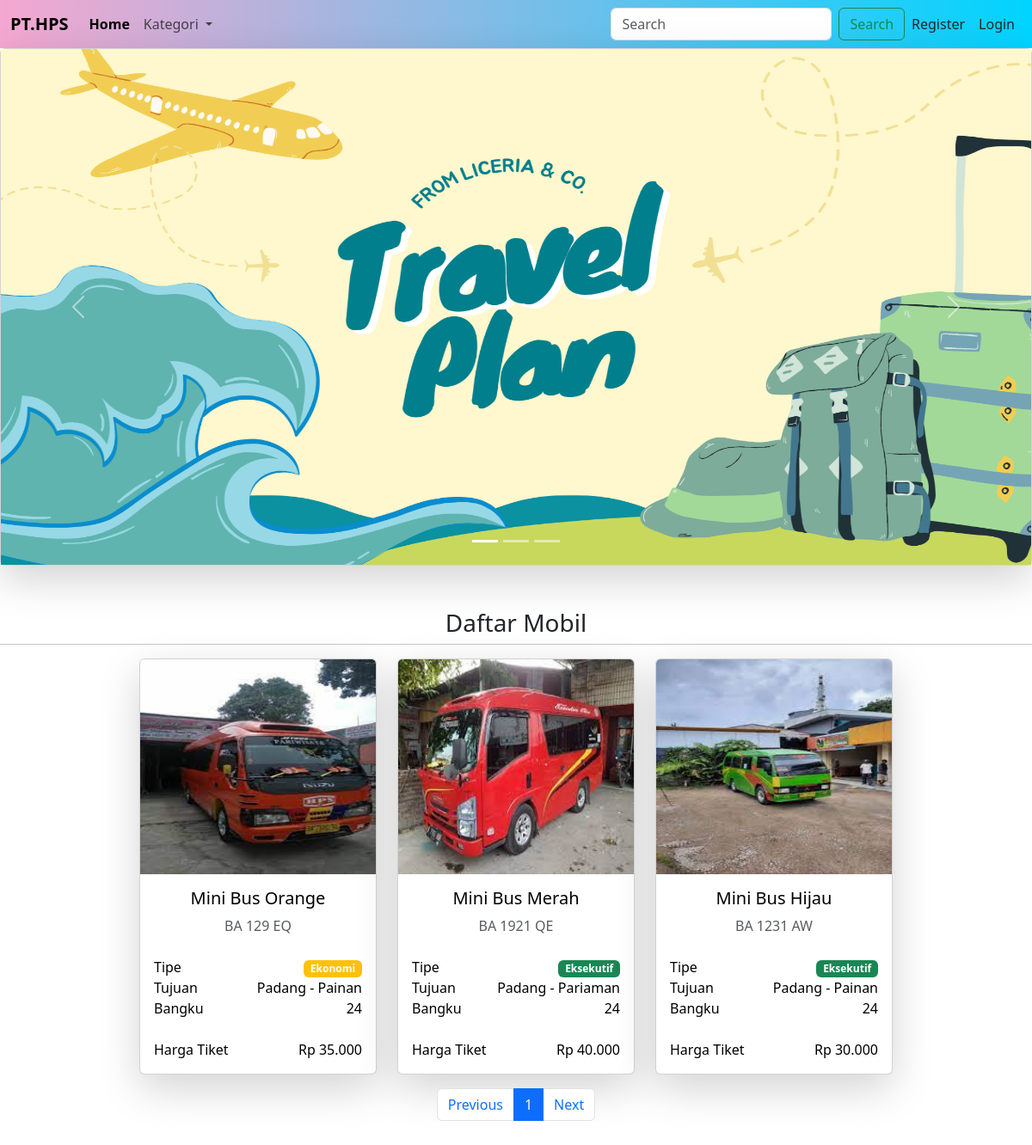
The page / on the database its author committed.
### tables this page shows
CREATE TABLE `galery` (
  `idgalery` int(11) NOT NULL,
  `nama` varchar(255) NOT NULL,
  `galery` text NOT NULL
);

CREATE TABLE `berangkatan` (
  `idberangkatan` int(11) NOT NULL,
  `hari` varchar(100) NOT NULL,
  `jam` varchar(100) NOT NULL,
  `tujuan` varchar(100) NOT NULL,
  `harga` double NOT NULL,
  `idmobil` int(11) NOT NULL
);

CREATE TABLE `mobil` (
  `idmobil` int(11) NOT NULL,
  `idkat` int(11) NOT NULL,
  `nama_mobil` varchar(255) NOT NULL,
  `bangku` int(11) NOT NULL,
  `noplat` varchar(100) NOT NULL,
  `type` varchar(100) NOT NULL,
  `sopir` varchar(255) NOT NULL,
  `nohp` varchar(15) NOT NULL,
  `foto` text NOT NULL
);

### data.php (the view, shortened to what this page needs)
<div class="container-fluid mt-3">
    <div class="row justify-content-center">
        <?php
        $batas = 8;
        $data = isset($_GET['data']) ? (int)$_GET['data'] : 1;
        $data_awal = ($data > 1) ? ($data * $batas) - $batas : 0;
        $q = "";
        if (!empty($_GET["idkat"])) {
            $q = " WHERE idkat='$_GET[idkat]'";
            $l = "";
        } else if (isset($_POST["cari"])) {
            $q = "";
            $l = "";
            $m = "where nama_mobil like '%$_POST[cari]%'";
        } else {
            $q = "";
        }
        $sqlk = mysqli_query($kon, "SELECT * from kategori $q");
        if (!empty($_GET["idk"])) {
            $rk = mysqli_fetch_array($sqlk);
            $kat = "<br>Kategori : <b>$rk[namakat]</b>";
        } else {
            $kat = "<br>Daftar Mobil";
        }
        $a = "INNER JOIN berangkatan ON mobil.idmobil=berangkatan.idmobil";
        $berangkatan = $kon->query("SELECT * FROM mobil $a $q $m limit $data_awal, $batas");
        ?>
        <center>
            <h3><?= $kat ?></h3>
        </center>
        <hr>
        <?php foreach ($berangkatan as $key) { ?>
            <div class="col-xl-3 mb-3">
                <a href="?p=detail&id=<?= $key['idberangkatan'] ?>" style="text-decoration: none;">
                    <div class="card text-black shadow-lg">
                        <img src="assets/images/mobil/<?= $key['foto'] ?>" class="card-img-top" height="250px" alt="Apple Computer" />
                        <div class="card-body">
                            <div class="text-center">
                                <h5 class="card-title"><?= $key['nama_mobil'] ?></h5>
                                <p class="text-muted mb-4"><?= $key['noplat'] ?></p>
                            </div>
                            <div>
                                <div class="d-flex justify-content-between">
                                    <span>Tipe</span><span>
                                        <span class="badge <?= ($key['type'] == 'Eksekutif') ? 'bg-success' : 'bg-warning' ?>"><?= $key['type'] ?></span>
                                    </span>
                                </div>
                                <div class=" d-flex justify-content-between">
                                    <span>Tujuan</span><span><?= $key['tujuan'] ?></span>
                                </div>
                                <div class="d-flex justify-content-between">
                                    <span>Bangku</span><span><?= $key['bangku'] ?></span>
                                </div>
                            </div>
                            <div class="d-flex justify-content-between total font-weight-bold mt-4">
                                <span>Harga Tiket</span><span><?= formatRupiah($key['harga']) ?></span>
                            </div>
                        </div>
                    </div>
                </a>
            </div>
        <?php } ?>
    </div>
</div>
<br>

### home.php (shortened to what this page needs)
<div class="card shadow-lg ">
    <div id="carouselExampleIndicators" class="carousel slide">
        <div class="carousel-indicators">
            <?php
            $galery = $kon->query("SELECT * FROM galery ORDER BY idgalery");
            $active = 'active';
            $slideNumber = 0;
            foreach ($galery as $key) {
                echo '<button type="button" data-bs-target="#carouselExampleIndicators" data-bs-slide-to="' . $slideNumber . '" class="' . $active . '" aria-current="true" aria-label="Slide ' . ($slideNumber + 1) . '"></button>';
                $active = '';
                $slideNumber++;
            }
            ?>
        </div>
        <div class="carousel-inner">
            <?php
            $galery = $kon->query("SELECT * FROM galery ORDER BY idgalery");
            $active = 'active';
            foreach ($galery as $key) {
            ?>
                <div class="carousel-item <?= $active ?>">
                    <img src="assets/images/slide/<?= $key['galery'] ?>" style="height: 600px;" class="d-block w-100" alt="<? $key['image_alt'] ?>">
                </div>
                <?php $active = ''; ?>
            <?php } ?>
        </div>
        <button class="carousel-control-prev" type="button" data-bs-target="#carouselExampleIndicators" data-bs-slide="prev">
            <span class="carousel-control-prev-icon" aria-hidden="true"></span>
        </button>
        <button class="carousel-control-next" type="button" data-bs-target="#carouselExampleIndicators" data-bs-slide="next">
            <span class="carousel-control-next-icon" aria-hidden="true"></span>
        </button>
    </div>
</div>

### rows shown on the page
galery: galery (picture)
berangkatan: idmobil.foto (picture), idmobil.nama_mobil "Mini Bus Orange", idmobil.noplat "BA 129 EQ", idmobil.type "Ekonomi", tujuan "Padang - Painan", idmobil.bangku "24", harga "Rp 35.000"
berangkatan: idmobil.foto (picture), idmobil.nama_mobil "Mini Bus Merah", idmobil.noplat "BA 1921 QE", idmobil.type "Eksekutif", tujuan "Padang - Pariaman", idmobil.bangku "24", harga "Rp 40.000"
berangkatan: idmobil.foto (picture), idmobil.nama_mobil "Mini Bus Hijau", idmobil.noplat "BA 1231 AW", idmobil.type "Eksekutif", tujuan "Padang - Painan", idmobil.bangku "24", harga "Rp 30.000"
